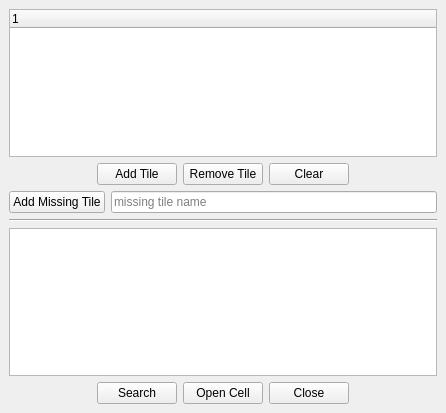
<?xml version="1.0" encoding="UTF-8"?>
<ui version="4.0">
 <class>LotPackSearch</class>
 <widget class="QMainWindow" name="LotPackSearch">
  <property name="geometry">
   <rect>
    <x>0</x>
    <y>0</y>
    <width>446</width>
    <height>413</height>
   </rect>
  </property>
  <property name="windowTitle">
   <string>Search .pack files</string>
  </property>
  <widget class="QWidget" name="centralwidget">
   <layout class="QGridLayout" name="gridLayout">
    <item row="3" column="0">
     <widget class="Line" name="line">
      <property name="orientation">
       <enum>Qt::Horizontal</enum>
      </property>
     </widget>
    </item>
    <item row="4" column="0">
     <widget class="QListWidget" name="resultList"/>
    </item>
    <item row="1" column="0">
     <layout class="QHBoxLayout" name="horizontalLayout">
      <item>
       <spacer name="horizontalSpacer_3">
        <property name="orientation">
         <enum>Qt::Horizontal</enum>
        </property>
        <property name="sizeHint" stdset="0">
         <size>
          <width>40</width>
          <height>20</height>
         </size>
        </property>
       </spacer>
      </item>
      <item>
       <widget class="QPushButton" name="buttonAddTile">
        <property name="text">
         <string>Add Tile</string>
        </property>
       </widget>
      </item>
      <item>
       <widget class="QPushButton" name="buttonRemoveTile">
        <property name="text">
         <string>Remove Tile</string>
        </property>
       </widget>
      </item>
      <item>
       <widget class="QPushButton" name="buttonClearTiles">
        <property name="text">
         <string>Clear</string>
        </property>
       </widget>
      </item>
      <item>
       <spacer name="horizontalSpacer">
        <property name="orientation">
         <enum>Qt::Horizontal</enum>
        </property>
        <property name="sizeHint" stdset="0">
         <size>
          <width>40</width>
          <height>20</height>
         </size>
        </property>
       </spacer>
      </item>
     </layout>
    </item>
    <item row="5" column="0">
     <layout class="QHBoxLayout" name="horizontalLayout_2">
      <item>
       <spacer name="horizontalSpacer_4">
        <property name="orientation">
         <enum>Qt::Horizontal</enum>
        </property>
        <property name="sizeHint" stdset="0">
         <size>
          <width>40</width>
          <height>20</height>
         </size>
        </property>
       </spacer>
      </item>
      <item>
       <widget class="QPushButton" name="buttonSearch">
        <property name="text">
         <string>Search</string>
        </property>
       </widget>
      </item>
      <item>
       <widget class="QPushButton" name="buttonOpenCell">
        <property name="text">
         <string>Open Cell</string>
        </property>
       </widget>
      </item>
      <item>
       <widget class="QPushButton" name="buttonClose">
        <property name="text">
         <string>Close</string>
        </property>
       </widget>
      </item>
      <item>
       <spacer name="horizontalSpacer_2">
        <property name="orientation">
         <enum>Qt::Horizontal</enum>
        </property>
        <property name="sizeHint" stdset="0">
         <size>
          <width>40</width>
          <height>20</height>
         </size>
        </property>
       </spacer>
      </item>
     </layout>
    </item>
    <item row="2" column="0">
     <layout class="QHBoxLayout" name="horizontalLayout_3">
      <item>
       <widget class="QPushButton" name="buttonAddMissingTile">
        <property name="text">
         <string>Add Missing Tile</string>
        </property>
       </widget>
      </item>
      <item>
       <widget class="QLineEdit" name="editMissingTile">
        <property name="placeholderText">
         <string>missing tile name</string>
        </property>
       </widget>
      </item>
     </layout>
    </item>
    <item row="0" column="0">
     <widget class="QTreeWidget" name="tileList">
      <column>
       <property name="text">
        <string notr="true">1</string>
       </property>
      </column>
     </widget>
    </item>
   </layout>
  </widget>
 </widget>
 <resources/>
 <connections/>
</ui>
